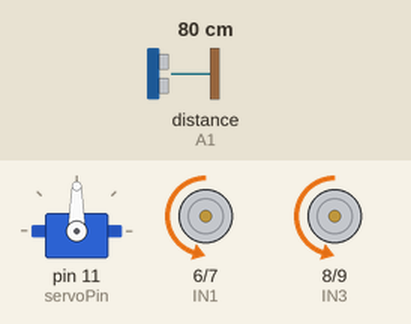
A sketch run on a simulated Arduino Uno, built with avr-gcc and run on an emulated ATmega328P. On the bench: servo, motor-driver pin pairs drawn as motors (green arrow = first pin HIGH = forward, orange = second pin HIGH = backward, longer = more drive, scaled by the enable pin). Wiring (inferred from the names in the program): ultrasonic range finder: trigger A0; echo A1. Inputs (shaded band) come from the test bench; at power-on: distance to the obstacle (sensor on A1) 80 cm. The echo pulse lasts 58.3 µs per cm.

Above: at 3.2 s.
3.3 s: distance to the obstacle (sensor on A1) set to 29 cm
4.8 s: distance to the obstacle (sensor on A1) set to 23 cm
At 5.5 s:
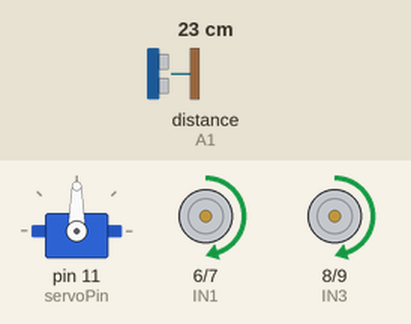
At 5.9 s:
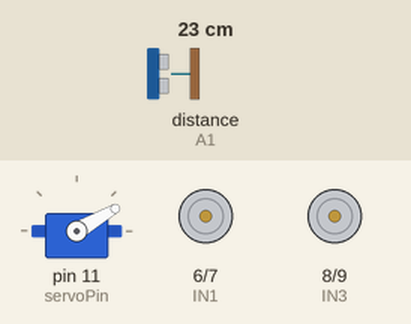
7.8 s: distance to the obstacle (sensor on A1) set to 2 cm
10.8 s: distance to the obstacle (sensor on A1) set to 4 cm
13.8 s: distance to the obstacle (sensor on A1) set to 35 cm
At 15.2 s:
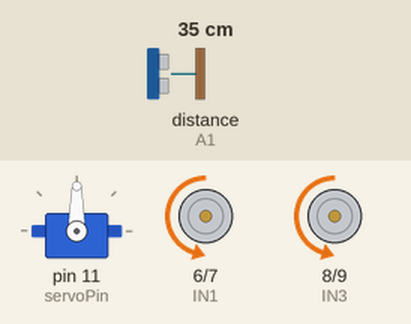
Timing chart, 0 to 16.5 s (numbered marks = the images above; inputs shaded):
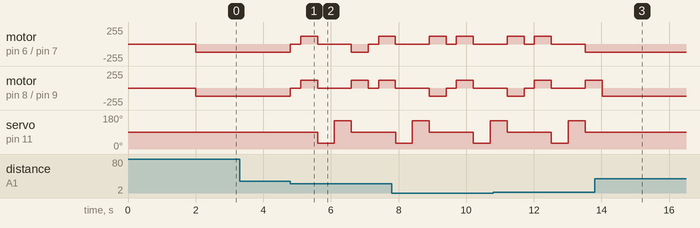

Measured:
- the behaviour switches between 27 and 26 cm on distance to the obstacle (sensor on A1) (found by bisection; images 0 and 1)
- after the input at 3.3 s, every drawn part: stays the same
- after the input at 13.8 s, motor on pin 6 (IN1) / pin 7 (IN2): stops changing and stays backward 120/255; servo on pin 11 (servoPin): stays 90° (without the input it goes to 30° after 1.0 s)

The sketch:

Code.ino
```cpp
#include <Servo.h>

// --- Updated Pin Definitions ---
const int ENA = 5;
const int IN1 = 6;
const int IN2 = 7;
const int IN3 = 8;
const int IN4 = 9;
const int ENB = 3; // Using Pin 3 as we discussed

const int trigPin = A0;
const int echoPin = A1;
const int servoPin = 11;

Servo myServo;
int distance = 0;

// --- Adjusted Speed ---
int carSpeed = 120; // Lowered from 150/255 for better control
const int stopDistance = 25;

void setup() {
  pinMode(ENA, OUTPUT);
  pinMode(IN1, OUTPUT);
  pinMode(IN2, OUTPUT);
  pinMode(IN3, OUTPUT);
  pinMode(IN4, OUTPUT);
  pinMode(ENB, OUTPUT);
  pinMode(trigPin, OUTPUT);
  pinMode(echoPin, INPUT);

  myServo.attach(servoPin);
  myServo.write(90);
  delay(2000);
}

void loop() {
  distance = getDistance();

  if (distance <= stopDistance) {
    stopMotors();
    delay(300);
    moveBackward(); // This will now correctly move away from the wall
    delay(500);
    stopMotors();

    // Scan left/right logic remains the same...
    int rightDist = lookRight();
    int leftDist = lookLeft();

    if (rightDist >= leftDist) {
      turnRight();
    } else {
      turnLeft();
    }
    delay(500);
    stopMotors();
  } else {
    moveForward(); // This will now correctly move toward the wall
  }
}

// --- Direction Logic Swapped Below ---

void moveForward() {
  analogWrite(ENA, carSpeed);
  analogWrite(ENB, carSpeed);
  // Logic flipped: changed HIGH/LOW to move toward sensor direction
  digitalWrite(IN1, LOW);
  digitalWrite(IN2, HIGH);
  digitalWrite(IN3, LOW);
  digitalWrite(IN4, HIGH);
}

void moveBackward() {
  analogWrite(ENA, carSpeed);
  analogWrite(ENB, carSpeed);
  // Logic flipped: changed LOW/HIGH to move away from sensor direction
  digitalWrite(IN1, HIGH);
  digitalWrite(IN2, LOW);
  digitalWrite(IN3, HIGH);
  digitalWrite(IN4, LOW);
}

// Note: If the car spins in place instead of turning,
// you may need to flip the logic in turnLeft/turnRight too!

void turnLeft() {
  analogWrite(ENA, carSpeed);
  analogWrite(ENB, carSpeed);
  digitalWrite(IN1, HIGH);
  digitalWrite(IN2, LOW);
  digitalWrite(IN3, LOW);
  digitalWrite(IN4, HIGH);
}

void turnRight() {
  analogWrite(ENA, carSpeed);
  analogWrite(ENB, carSpeed);
  digitalWrite(IN1, LOW);
  digitalWrite(IN2, HIGH);
  digitalWrite(IN3, HIGH);
  digitalWrite(IN4, LOW);
}

void stopMotors() {
  digitalWrite(IN1, LOW);
  digitalWrite(IN2, LOW);
  digitalWrite(IN3, LOW);
  digitalWrite(IN4, LOW);
}

int getDistance() {
  digitalWrite(trigPin, LOW);
  delayMicroseconds(2);
  digitalWrite(trigPin, HIGH);
  delayMicroseconds(10);
  digitalWrite(trigPin, LOW);
  long duration = pulseIn(echoPin, HIGH);
  return duration * 0.034 / 2;
}

int lookRight() {
  myServo.write(30);
  delay(500);
  int d = getDistance();
  myServo.write(90);
  return d;
}

int lookLeft() {
  myServo.write(150);
  delay(500);
  int d = getDistance();
  myServo.write(90);
  return d;
}

//
//// For Continuous Flow Code
//#include <Servo.h>
//
//// --- Pin Definitions ---
//const int ENA = 5;
//const int IN1 = 6;
//const int IN2 = 7;
//const int IN3 = 8;
//const int IN4 = 9;
//const int ENB = 3;
//
//const int trigPin = A0;
//const int echoPin = A1;
//const int servoPin = 11;
//
//Servo myServo;
//int distance = 0;
//
//// --- Settings ---
//int carSpeed = 100;        // Slightly adjusted for better torque
//const int stopDistance = 15; // Only stop if obstacle is within 15cm
//
//void setup() {
//  pinMode(ENA, OUTPUT);
//  pinMode(IN1, OUTPUT);
//  pinMode(IN2, OUTPUT);
//  pinMode(IN3, OUTPUT);
//  pinMode(IN4, OUTPUT);
//  pinMode(ENB, OUTPUT);
//  pinMode(trigPin, OUTPUT);
//  pinMode(echoPin, INPUT);
//
//  myServo.attach(servoPin);
//  myServo.write(90);
//  delay(1000);
//}
//
//void loop() {
//  distance = getDistance();
//
//  if (distance > 0 && distance <= stopDistance) {
//    // OBSTACLE DETECTED: Start avoidance sequence
//    stopMotors();
//    delay(200);
//
//    // Back up slightly to give room for the turn
//    moveBackward();
//    delay(400);
//    stopMotors();
//
//    // Look around
//    int rightDist = lookRight();
//    delay(200);
//    int leftDist = lookLeft();
//    delay(200);
//
//    if (rightDist >= leftDist) {
//      turnRight();
//      delay(500); // Adjust this delay for a perfect 90-degree turn
//    } else {
//      turnLeft();
//      delay(500);
//    }
//    stopMotors();
//    delay(200);
//  }
//  else {
//    // NO OBSTACLE: Keep moving forward
//    moveForward();
//  }
//}
//
//// --- Movement Functions ---
//
//void moveForward() {
//  analogWrite(ENA, carSpeed);
//  analogWrite(ENB, carSpeed);
//  digitalWrite(IN1, LOW);
//  digitalWrite(IN2, HIGH);
//  digitalWrite(IN3, LOW);
//  digitalWrite(IN4, HIGH);
//}
//
//void moveBackward() {
//  analogWrite(ENA, carSpeed);
//  analogWrite(ENB, carSpeed);
//  digitalWrite(IN1, HIGH);
//  digitalWrite(IN2, LOW);
//  digitalWrite(IN3, HIGH);
//  digitalWrite(IN4, LOW);
//}
//
//void turnLeft() {
//  analogWrite(ENA, carSpeed);
//  analogWrite(ENB, carSpeed);
//  digitalWrite(IN1, HIGH); // Left side backward
//  digitalWrite(IN2, LOW);
//  digitalWrite(IN3, LOW);  // Right side forward
//  digitalWrite(IN4, HIGH);
//}
//
//void turnRight() {
//  analogWrite(ENA, carSpeed);
//  analogWrite(ENB, carSpeed);
//  digitalWrite(IN1, LOW);  // Left side forward
//  digitalWrite(IN2, HIGH);
//  digitalWrite(IN3, HIGH); // Right side backward
//  digitalWrite(IN4, LOW);
//}
//
//void stopMotors() {
//  digitalWrite(IN1, LOW);
//  digitalWrite(IN2, LOW);
//  digitalWrite(IN3, LOW);
//  digitalWrite(IN4, LOW);
//}
//
//int getDistance() {
//  digitalWrite(trigPin, LOW);
//  delayMicroseconds(2);
//  digitalWrite(trigPin, HIGH);
//  delayMicroseconds(10);
//  digitalWrite(trigPin, LOW);
//  long duration = pulseIn(echoPin, HIGH);
//  int d = duration * 0.034 / 2;
//  return (d == 0) ? 400 : d; // Returns 400 if no echo
//}
//
//int lookRight() {
//  myServo.write(30);
//  delay(400);
//  int d = getDistance();
//  myServo.write(90);
//  return d;
//}
//
//int lookLeft() {
//  myServo.write(150);
//  delay(400);
//  int d = getDistance();
//  myServo.write(90);
//  return d;
//}
```
